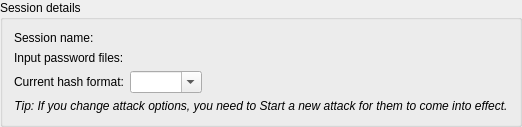
             <widget class="QGroupBox" name="sessionOptionsGroupBox">
              <property name="title">
               <string>Session details</string>
              </property>
              <layout class="QFormLayout" name="formLayout">
               <property name="fieldGrowthPolicy">
                <enum>QFormLayout::ExpandingFieldsGrow</enum>
               </property>
               <property name="formAlignment">
                <set>Qt::AlignLeading|Qt::AlignLeft|Qt::AlignTop</set>
               </property>
               <item row="0" column="0">
                <widget class="QLabel" name="label_12">
                 <property name="text">
                  <string>Session name:</string>
                 </property>
                </widget>
               </item>
               <item row="0" column="1">
                <widget class="TextLabel" name="sessionNameLabel">
                 <property name="sizePolicy">
                  <sizepolicy hsizetype="Expanding" vsizetype="Preferred">
                   <horstretch>0</horstretch>
                   <verstretch>0</verstretch>
                  </sizepolicy>
                 </property>
                 <property name="text">
                  <string/>
                 </property>
                 <property name="textInteractionFlags">
                  <set>Qt::LinksAccessibleByMouse|Qt::TextSelectableByMouse</set>
                 </property>
                 <property name="elide" stdset="0">
                  <string>ElideRight</string>
                 </property>
                </widget>
               </item>
               <item row="1" column="0">
                <widget class="QLabel" name="label_6">
                 <property name="text">
                  <string>Input password files:</string>
                 </property>
                </widget>
               </item>
               <item row="1" column="1">
                <widget class="TextLabel" name="passwordFilesLabel">
                 <property name="sizePolicy">
                  <sizepolicy hsizetype="Expanding" vsizetype="Preferred">
                   <horstretch>0</horstretch>
                   <verstretch>0</verstretch>
                  </sizepolicy>
                 </property>
                 <property name="text">
                  <string/>
                 </property>
                 <property name="textInteractionFlags">
                  <set>Qt::LinksAccessibleByMouse|Qt::TextSelectableByMouse</set>
                 </property>
                 <property name="elide" stdset="0">
                  <string>ElideRight</string>
                 </property>
                </widget>
               </item>
               <item row="2" column="0">
                <widget class="QLabel" name="label_8">
                 <property name="toolTip">
                  <string>The hash format to attack</string>
                 </property>
                 <property name="text">
                  <string>Current hash format:</string>
                 </property>
                </widget>
               </item>
               <item row="2" column="1">
                <widget class="QComboBox" name="formatComboBox">
                 <property name="sizePolicy">
                  <sizepolicy hsizetype="Preferred" vsizetype="Fixed">
                   <horstretch>0</horstretch>
                   <verstretch>0</verstretch>
                  </sizepolicy>
                 </property>
                 <property name="editable">
                  <bool>true</bool>
                 </property>
                 <property name="sizeAdjustPolicy">
                  <enum>QComboBox::AdjustToContents</enum>
                 </property>
                </widget>
               </item>
               <item row="3" column="0" colspan="2">
                <widget class="QLabel" name="label_7">
                 <property name="font">
                  <font>
                   <italic>true</italic>
                  </font>
                 </property>
                 <property name="text">
                  <string>Tip: If you change attack options, you need to Start a new attack for them to come into effect.</string>
                 </property>
                 <property name="alignment">
                  <set>Qt::AlignCenter</set>
                 </property>
                </widget>
               </item>
              </layout>
             </widget>
